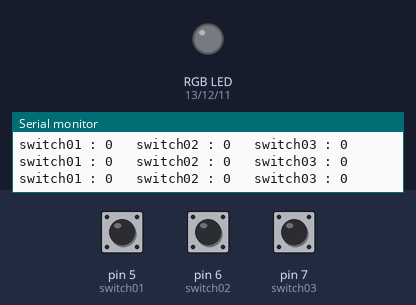
Recording of a sketch running on a simulated Arduino Uno, built with avr-gcc and run on an emulated ATmega328P. Shown: an RGB LED mixed from three pins (HIGH = lit), the last lines printed to the serial monitor. The test bench sets the inputs (shaded band); at power-on: pin 7 (switch03) LOW, pin 5 (switch01) LOW, pin 6 (switch02) LOW. Dim RGB values are drawn brighter than linear.

Above: at 1.2 s.
1.3 s: pin 7 (switch03) pulled HIGH for 0.15 s
At 2.09 s:
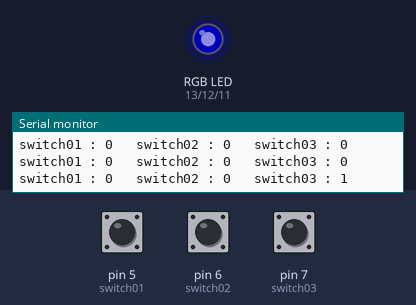
At 2.69 s:
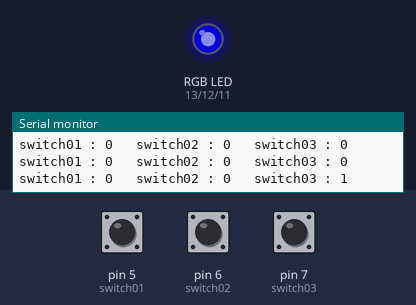
Timing chart, 0 to 10.3 s (numbered marks = the images above; inputs shaded):
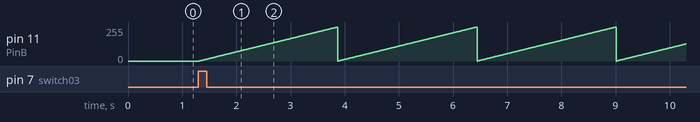

Measured:
- after the input at 1.3 s, pin 11 (PinB): ramps from 0/255 to 255/255 and jumps back, once every 2.6 s

The sketch:

_8_AbleRegister_Switch.ino
```cpp
int PinR = 13;
int PinG = 12;
int PinB = 11;

int switch01 = 5;
int switch02 = 6;
int switch03 = 7;

// the setup function runs once when you press reset or power the board
void setup() {
  Serial.begin(9600);

  pinMode(switch01, INPUT);
  pinMode(switch02, INPUT);
  pinMode(switch03, INPUT);

  pinMode(PinR, OUTPUT);
  pinMode(PinG, OUTPUT);
  pinMode(PinB, OUTPUT);
}

// the loop function runs over and over again forever
void loop() {

   Serial.print("switch01 : ");
   Serial.print(digitalRead(switch01));
   Serial.print("   switch02 : ");
   Serial.print(digitalRead(switch02));
   Serial.print("   switch03 : ");
   Serial.println(digitalRead(switch03));

  if(digitalRead(switch01) == 1){
     digitalWrite(PinR, HIGH);
     digitalWrite(PinG, LOW);
     digitalWrite(PinB, LOW);
  }
  if(digitalRead(switch02) == 1){
     digitalWrite(PinR, LOW);
     digitalWrite(PinG, HIGH);
     digitalWrite(PinB, LOW);
  }
  if(digitalRead(switch03) == 1){
     digitalWrite(PinR, LOW);
     digitalWrite(PinG, LOW);
     digitalWrite(PinB, HIGH);

     for(int i=0; i<256; i++)
      for(int j=0; j<256; j++)
        for(int k=0; k<256; k++){
          analogWrite(PinR, i);
          analogWrite(PinG, j);
          analogWrite(PinB, k);
          delay(10);
        }

  }

  delay(100);

}
```
